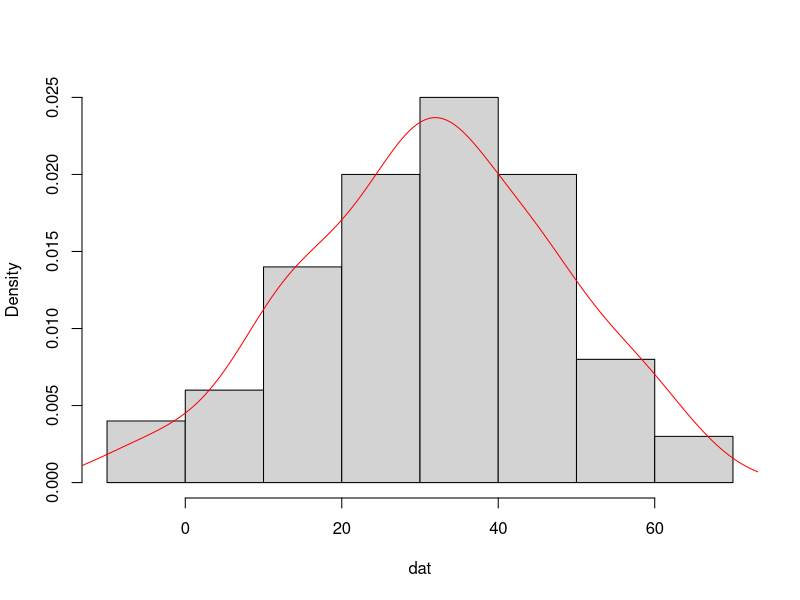
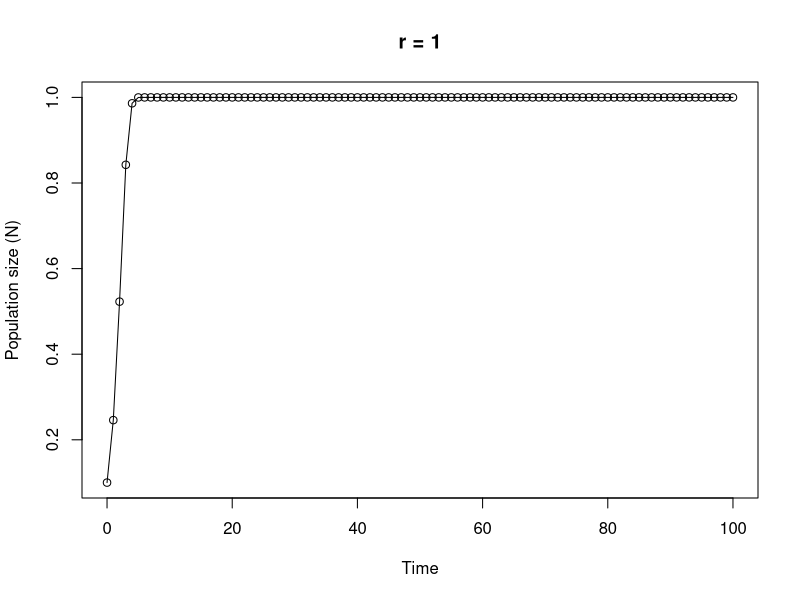

The R source for these figures, in order:
## ---- chunk 1
knitr::opts_chunk$set(echo=TRUE, message = FALSE, warning = FALSE, eval = FALSE, cache = FALSE)
SOLUTIONS <- FALSE
## ---- chunk 2

# area of a circle
# the equation to calculate the area of a circle is pi * radius^2

circle_area <- function(d){ 
	pi * (d/2)^2
}

# to use your new function

circle_area(10)
# [1] 78.53982

# to test on a vector of diameters
# first create a vector with diameters ranging from 0 to 50 in steps of 10

cir_diam <- seq(from = 0, to = 50, by = 10)

# test your function

circle_area(cir_diam)
# [1]    0.00000   78.53982  314.15927  706.85835 1256.63706 1963.49541
## ---- chunk 3

far_cent <- function(a){
	val <- (a-32)*5/9
	print(paste("Fahrenheit: ", round(a, digits = 3), "oF",sep = " "), quote = FALSE)# round 3dp
	print(paste("Centigrade: ", round(val, digits = 3), "oC", sep = " "), quote = FALSE)# round 3dp
}

# alternative Fahrenheit to centigrade using cat function

far_cent2 <- function(a){
	val <- (a - 32) * 5/9	#calculation
	cat("Fahrenheit: ", round(a, digits = 3), "oF", "\n")   # use cat function
	cat("Centigrade: ", round(val, digits = 3), "oC", "\n")   
}
## ---- chunk 4

# Create a vector of normally distributed data
# length 100, mean 35 and standard deviation of 29

vals <- rnorm(100, 35, 15)	# create some norm dist data mean 35, sd = 15

summary_fun <- function(dat){
	mymean <- round(mean(dat), digits = 4)      	# calc mean
	mymedian <- round(median(dat), digits = 4)    # calc median
	mymin <- round(min(dat), digits = 4)          # calc min
	mymax <- round(max(dat), digits = 4)          # calc max
	print(paste("mean:", mymean, sep = " "), quote = FALSE)     # print mean
	print(paste("median:", mymedian, sep = " "), quote = FALSE)     # print median
	print(paste("range:", "from:", mymin, "to", mymax, sep = " "), quote = FALSE) 
	dens <- density(dat)                          # estimate density curve
	hist(dat, main = "",type = "l",freq = FALSE)  # plot histogram
	lines(dens, lty = 1, col = "red")             # plot density curve
}

# use the function
summary_fun(vals)
## ---- chunk 5

# calculate a median

ourmedian <- function(x){
	n <- length(x)
	if (n %% 2 == 1)      # odd numbers
	  sort(x)[(n + 1)/2]  # find the middle number by adding 1 to length and div 2
	else {                # even numbers
	  middletwo <- sort(x)[(n/2) + 0:1]   #find the two middle numbers
	  mean(middletwo)
	  }
}

# use the function
mydat <- sample(1:50, size = 10, replace = TRUE )

# our function
ourmedian(mydat)

# R median function
median(mydat)
## ---- chunk 6

# function to simulate Ricker model

Ricker_model <- function(nzero, r, time, K=1){     # sets initial parameters
  N <- numeric(time + 1)    # creates a real vector of length time+1 to store values of Nt+1
  N[1] <- nzero             # sets initial population size in first element of N
  for (i in 1:time) {				# loops over time
      N[i+1] <- N[i]*exp(r*(1 - N[i]/K))    
  }
  Time <- 0:time   					 # creates vector for x axis
  plot(Time, N, type = "o", xlim = c(0, time), xlab = "Time", ylab = "Population size (N)", main = paste("r =", r, sep=" "))   # plots     output
}

# To run
# play around with the different parameters, especially r
Ricker_model(nzero=0.1,r=1,time=100)
